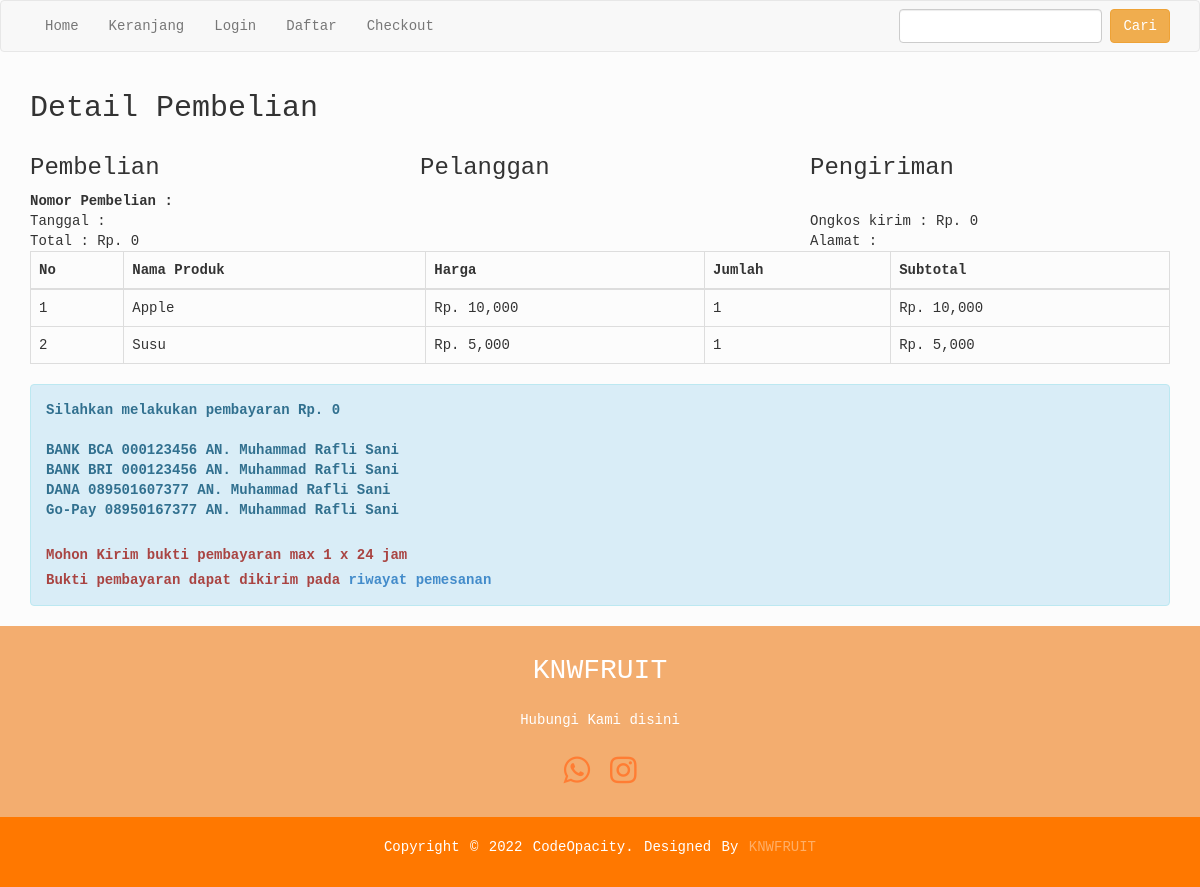
The app's page /nota.php, older data.
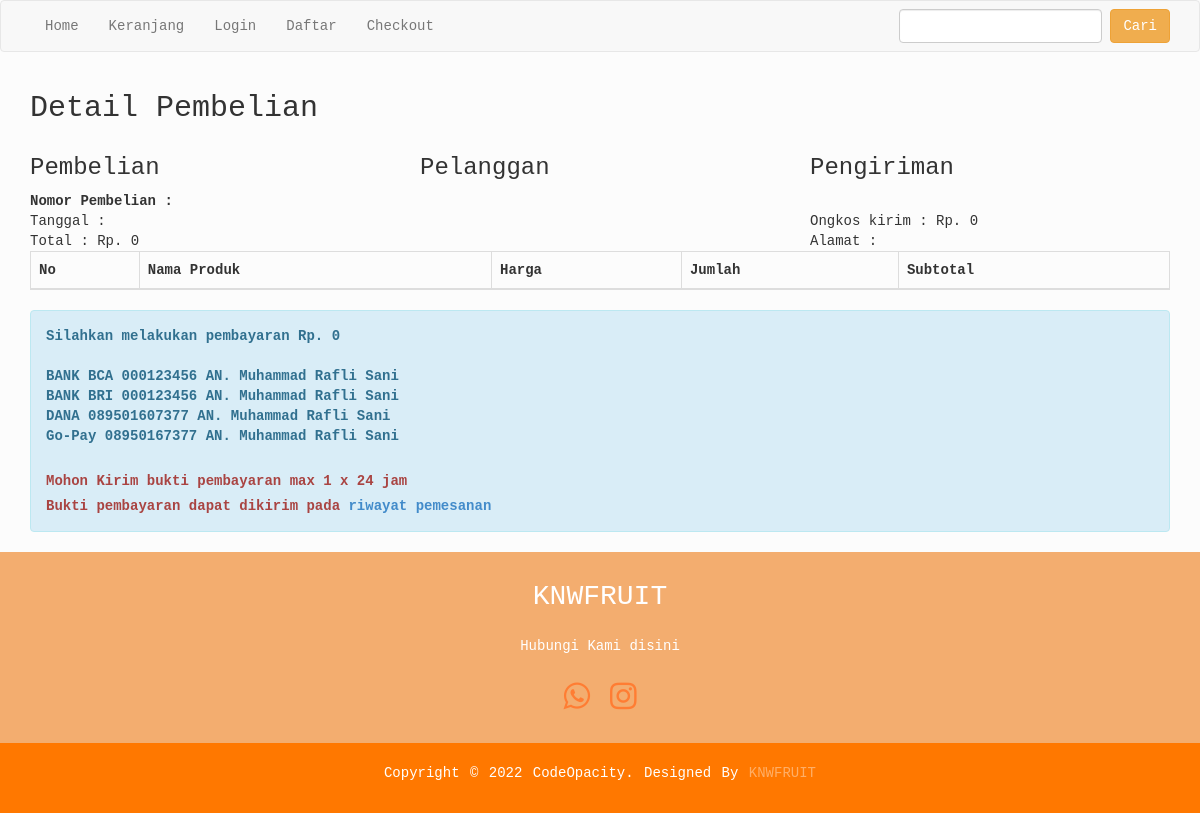
The same page, newer data.
### tables this page shows
CREATE TABLE `pemesanan_produk` (
  `id_pemesanan_produk` int(11) NOT NULL,
  `id_pembelian` int(11) NOT NULL,
  `id_produk` int(11) NOT NULL,
  `jumlah` int(100) NOT NULL,
  `nama` varchar(50) NOT NULL,
  `harga` int(11) NOT NULL,
  `subharga` int(11) NOT NULL
);

### nota.php (the view, shortened to what this page needs)
<?php
include 'koneksi.php';
?>
<!DOCTYPE html>
<html>
<head>
	<link rel="stylesheet" href="admin/assets/css/bootstrap.css">
</head>
<body style="font-family: monospace;">
<?php include 'menu.php'; ?>
<section class="konten">
	<div class="container">
		<h2>Detail Pembelian</h2>
<?php
$ambil = $koneksi->query("SELECT * FROM pemesanan JOIN pelanggan ON pemesanan.id_pelanggan=pelanggan.id_pelanggan WHERE pemesanan.id_pembelian='$_GET[id]'");
$detail = $ambil->fetch_assoc();
?>
<div class="row">
	<div class="col-md-4">
		<h3>Pembelian</h3>
		<strong>Nomor Pembelian : <?php echo $detail['id_pembelian'] ?></strong> <br>
		Tanggal : <?php echo $detail['tanggal_pemesanan']; ?> <br>
		Total : Rp. <?php echo number_format($detail['total_pemesanan']) ?>
	</div>
	<div class="col-md-4">
		<h3>Pelanggan</h3>
		<strong><?php echo $detail['nama_pelanggan']; ?></strong> <br>
		<p>
			<?php echo $detail['email_pelanggan']; ?> <br>
		</p>
	</div>
	<div class="col-md-4">
		<h3>Pengiriman</h3>
		<strong><?php echo $detail['nama_kota'] ?></strong> <br>
		Ongkos kirim : Rp. <?php echo number_format($detail['tarif']); ?> <br>
		Alamat : <?php echo $detail['alamat_pengiriman'] ?>
	</div>
</div>
<table class="table table-bordered">
	<thead>
		<tr>
			<th>No</th>
			<th>Nama Produk</th>
			<th>Harga</th>
			<th>Jumlah</th>
			<th>Subtotal</th>
		</tr>
	</thead>
	<tbody>
		<?php $nomor=1; ?>
		<?php $ambil=$koneksi->query("SELECT * FROM pemesanan_produk WHERE id_pembelian='$_GET[id]' "); ?>
		<?php while($pecah=$ambil->fetch_assoc()) { ?>
		<tr>
			<td><?php echo $nomor; ?></td>
			<td><?php echo $pecah['nama']; ?></td>
			<td>Rp. <?php echo number_format ($pecah['harga']); ?></td>
			<td><?php echo $pecah['jumlah']; ?></td>
			<td>Rp. <?php echo number_format($pecah['subharga']); ?></td>
		</tr>
		<?php $nomor++; ?>
		<?php } ?>
	</tbody>
</table>
<div class="row">
	<div class="col-md-12">
		<div class="alert alert-info">
			<p>
				<strong>Silahkan melakukan pembayaran Rp. <?php echo number_format($detail['total_pemesanan']); ?></strong> <br> <br>
				<strong> BANK BCA 000123456 AN. Muhammad Rafli Sani</strong> <br>
				<strong> BANK BRI 000123456 AN. Muhammad Rafli Sani</strong> <br>
				<strong> DANA 089501607377 AN. Muhammad Rafli Sani</strong> <br>
				<strong> Go-Pay 08950167377 AN. Muhammad Rafli Sani</strong> <br> <br>
			</p>
			<p class="text-danger"> <strong>Mohon Kirim bukti pembayaran max 1 x 24 jam</strong></p>
			<p class="text-danger"> <strong>Bukti pembayaran dapat dikirim pada <a href="riwayat.php">riwayat pemesanan</a> </strong> </p>
		</div>
	</div>
</div>
	</div>
</section>
<?php include 'footer.php'; ?>
</body>
</html>

Row changes from the older to the newer data that the page shows:
removed pemesanan_produk: nama "Apple", harga "10,000", jumlah "1", subharga "10,000"
removed pemesanan_produk: nama "Susu", harga "5,000", jumlah "1", subharga "5,000"
